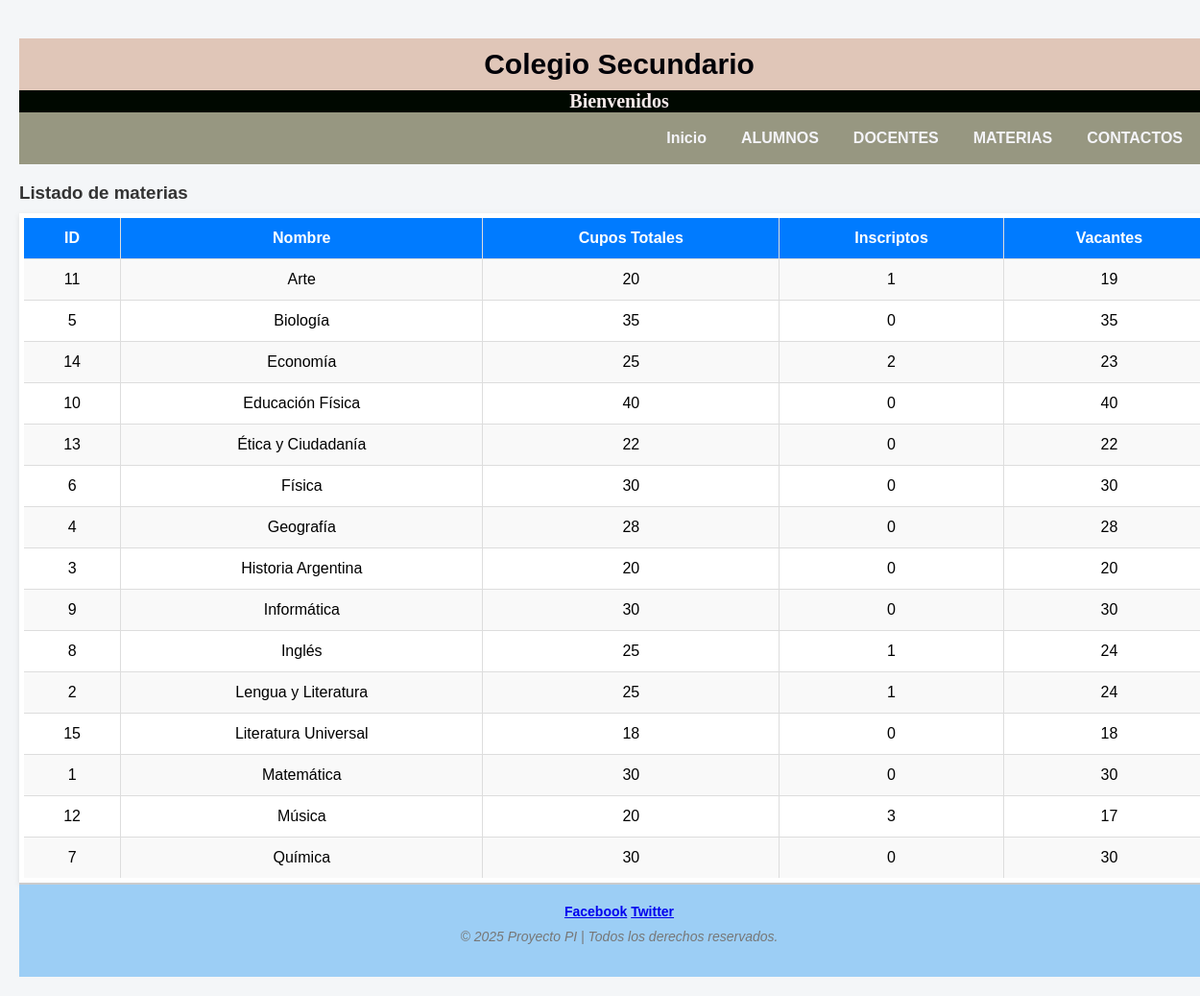
The page /mainfile/Materias.php on the database its author committed.
### tables this page shows
CREATE TABLE `tbl_materia` (
  `id` int(11) NOT NULL,
  `nombre_materia` varchar(100) NOT NULL,
  `descripcion` text DEFAULT NULL,
  `cuposTotales` int(11) NOT NULL DEFAULT 0,
  `inscriptos` int(11) NOT NULL DEFAULT 0
);

### Modelo/DBController.php (called while the page is built, shortened)
<?php
class DBController {
    private $host = "localhost";
    private $user = "root";
    private $password = "";
    private $database = "c";
    private $conn;
    function __construct() {
        $this->conn = $this->connectDB();
    }
    public function connectDB() {
        return mysqli_connect($this->host, $this->user, $this->password, $this->database);
    }
    public function runBaseQuery($query) {
        $result = $this->conn->query($query);
        $resultset = [];
        if ($result && $result->num_rows > 0) {
            while ($row = $result->fetch_assoc()) {
                $resultset[] = $row;
            }
        }
        return $resultset;
    }
}
?>

### Modelo/Materias.php (called while the page is built, shortened)
<?php
require_once("DBController.php");
class Materia {
    private $db_handle;
    function __construct() {
        $this->db_handle = new DBController();
    }
    function getAllMaterias() {
        $query = "SELECT * FROM tbl_materia ORDER BY nombre_materia";
        return $this->db_handle->runBaseQuery($query);
    }
}
?>

### mainfile/Materias.php (the view, shortened to what this page needs)
<?php
include_once ('../php/includes/variables_globales.php');
?>
<!DOCTYPE html>
<html lang="es">
<head>
  <link rel="stylesheet" href="../mainfile/css/estilos_de_contenido.css">
</head>
<body>
  <header>
    <h1 class="nombre_sitio"><?= $nombre_sitio ?></h1>
    <h2 class="nombre_secundario"><?= $nombre_secundario ?></h2>
  </header>
  <nav class="nav">
    <?= $nav_menu ?>
  </nav>
<?php
require_once '../Modelo/Materias.php';
$materiaModel = new Materia();
$listado = $materiaModel->getAllMaterias();
?>
<!DOCTYPE html>
<html lang="es">
<head>
</head>
<body>
<h3>Listado de materias</h3>
<table>
    <tr>
        <th>ID</th>
        <th>Nombre</th>
        <th>Cupos Totales</th>
        <th>Inscriptos</th>
        <th>Vacantes</th>
    </tr>
    <?php
    foreach ($listado as $materia) {
        $vacantes = $materia['cuposTotales'] - $materia['inscriptos'];
        echo "<tr>
                <td>{$materia['id']}</td>
                <td>{$materia['nombre_materia']}</td>
                <td>{$materia['cuposTotales']}</td>
                <td>{$materia['inscriptos']}</td>
                <td>{$vacantes}</td>
              </tr>";
    }
    ?>
</table>
<footer>
  <?= $footer ?>
</footer>
</body>
</html>

### mainfile/css/estilos_de_contenido.css (style rules this page uses)
body { margin: 0; padding: 0; min-height: 100vh; width: 100%; }
.nombre_sitio { display: flex; justify-content: center; align-items: center; font-family: Verdana, sans-serif; font-size: 30px; text-align: center; color: rgb(0, 0, 8); background-color: rgb(224, 198, 184); padding: 10px 0; height: auto; margin-bottom: 0%; }
.nombre_secundario { font-family: Georgia, serif; font-size: 20px; color: rgb(245, 234, 234); background-color: rgb(0, 8, 0); text-align: center; margin-top: 0px; margin-bottom: 0px; }
.nav { background-color: rgb(151, 151, 129); display: flex; justify-content: flex-end; gap: 20px; padding: 10px 30px; font-size: 16px; }
table { width: 100%; border: 5px solid white; background-color: #eedbdb; box-shadow: 0 2px 6px rgba(0, 0, 0, 0.1); }

### mainfile/Materias.php (style rules this page uses)
body { font-family: Arial, sans-serif; background-color: #f4f6f8; padding: 20px; }
h3 { color: #333; margin-bottom: 10px; }
table { width: 100%; border-collapse: collapse; background-color: #fff; box-shadow: 0 2px 6px rgba(0, 0, 0, 0.1); }
table th, table td { padding: 12px; border: 1px solid #ddd; text-align: center; }
table th { background-color: #007bff; color: white; }
table tr:nth-child(even) { background-color: #f9f9f9; }

### rows shown on the page
tbl_materia: id "11", nombre_materia "Arte", cuposTotales "20", inscriptos "1", vacantes "19"
tbl_materia: id "5", nombre_materia "Biología", cuposTotales "35", inscriptos "0"
tbl_materia: id "14", nombre_materia "Economía", cuposTotales "25", inscriptos "2", vacantes "23"
tbl_materia: id "10", nombre_materia "Educación Física", cuposTotales "40", inscriptos "0"
tbl_materia: id "13", nombre_materia "Ética y Ciudadanía", cuposTotales "22", inscriptos "0"
tbl_materia: id "6", nombre_materia "Física", cuposTotales "30", inscriptos "0"
tbl_materia: id "4", nombre_materia "Geografía", cuposTotales "28", inscriptos "0"
tbl_materia: id "3", nombre_materia "Historia Argentina", cuposTotales "20", inscriptos "0"
tbl_materia: id "9", nombre_materia "Informática", cuposTotales "30", inscriptos "0"
tbl_materia: id "8", nombre_materia "Inglés", cuposTotales "25", inscriptos "1", vacantes "24"
tbl_materia: id "2", nombre_materia "Lengua y Literatura", cuposTotales "25", inscriptos "1", vacantes "24"
tbl_materia: id "15", nombre_materia "Literatura Universal", cuposTotales "18", inscriptos "0"
tbl_materia: id "1", nombre_materia "Matemática", cuposTotales "30", inscriptos "0"
tbl_materia: id "12", nombre_materia "Música", cuposTotales "20", inscriptos "3", vacantes "17"
tbl_materia: id "7", nombre_materia "Química", cuposTotales "30", inscriptos "0"

### other values the page prints
$nombre_sitio "Colegio Secundario"
$nombre_secundario "Bienvenidos"
